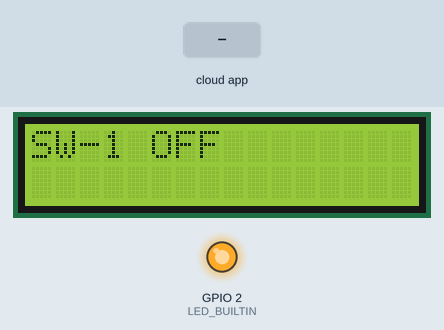
Recording of a sketch running on a simulated ESP8266 (NodeMCU). Shown: 16×2 character LCD, output pins drawn as LEDs (lit = HIGH, except the on-board LED, lit = LOW). The inputs (shaded band) are chosen by the test bench. WiFi joins after 1.5 s; servers stay silent unless stated; the Firebase database answers and starts empty.

Above: at 8.34 s.
9.4 s: the phone or cloud app sets SW-1 to 1
At 11.4 s:
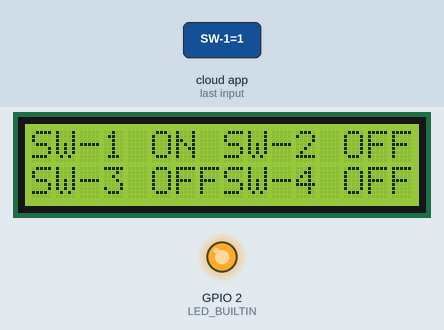
12.5 s: the phone or cloud app sets SW-2 to 1
At 13.6 s:
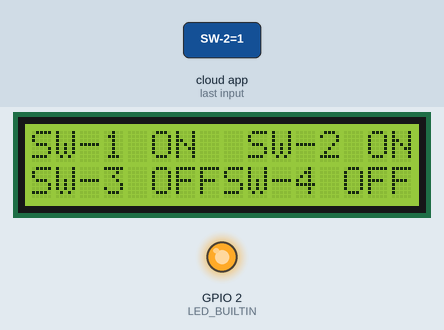
15.5 s: the phone or cloud app sets SW-3 to 1
At 17.0 s:
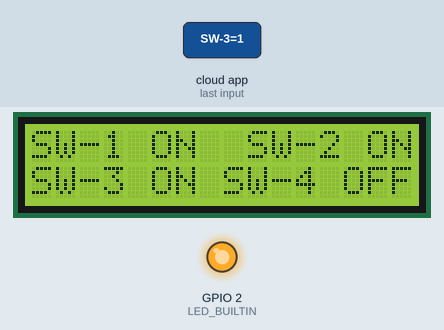
18.7 s: the phone or cloud app sets SW-4 to 1
At 19.3 s:
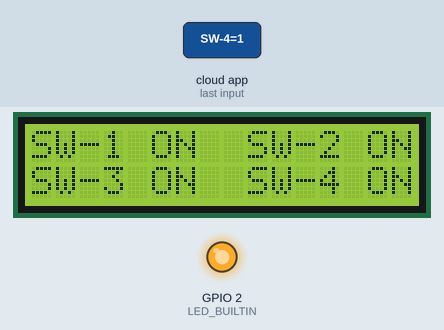
21.9 s: the phone or cloud app sets SW-1 to 0
At 23.8 s:
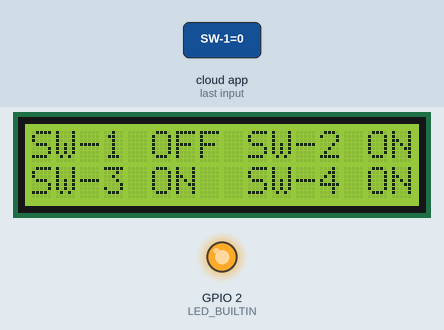
25.1 s: the phone or cloud app sets SW-2 to 0
At 26.1 s:
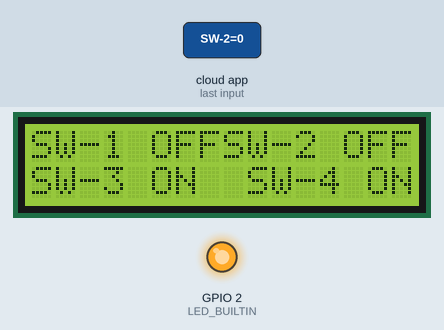
Timing chart, 0 to 28.1 s (numbered marks = the images above; inputs shaded):
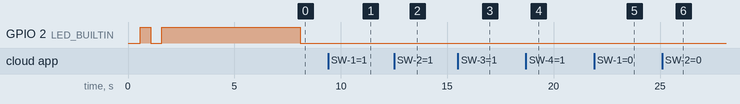

Measured:
- after the input at 9.4 s, the display: first differs from a run without the input after 1.1 s (image 1 shows a later state)
- after the input at 12.5 s, the display: first differs from a run without the input after 0.46 s (image 2 shows a later state)
- after the input at 15.5 s, the display: first differs from a run without the input after 1.0 s (image 3 shows a later state)
- after the input at 18.7 s, the display: first differs from a run without the input after 0.24 s (image 4)
- after the input at 21.9 s, the display: first differs from a run without the input after 1.1 s (image 5 shows a later state)
- after the input at 25.1 s, the display: first differs from a run without the input after 0.32 s (image 6 shows a later state)
- what the display in image 1 shows lasts 0.5 s, from 11.0 s to 11.5 s

The sketch:

FirebaseConnect.ino
```cpp
#include <ESP8266WiFi.h>
#include <FirebaseArduino.h>
#include <LiquidCrystal_I2C.h>
#include <Wire.h>

#define FIREBASE_HOST "database-001-43e9a.firebaseio.com"
#define FIREBASE_AUTH "GgUHdhrDLstPgYTweOXGMr8ICpNuXMiNsoGGcEkA"
#define WIFI_SSID "lol"
#define WIFI_PASSWORD "021732273"
LiquidCrystal_I2C lcd(0x3F, 16, 2);

void setup() {
    lcd.begin();
    lcd.backlight();
    pinMode(LED_BUILTIN, OUTPUT);
    WiFi.begin(WIFI_SSID, WIFI_PASSWORD);
    lcd.print("Connecting");
    while (WiFi.status() != WL_CONNECTED) {
        lcd.print(".");
        digitalWrite(LED_BUILTIN, LOW);
        delay(500);
        digitalWrite(LED_BUILTIN, HIGH);
        delay(500);
    }
    delay(1000);
    lcd.clear();
    lcd.setCursor(0, 0);
    lcd.print("IP Address");
    lcd.setCursor(0, 1);
    lcd.print(WiFi.localIP());
    delay(5000);
    lcd.clear();
    digitalWrite(LED_BUILTIN, LOW);
    Firebase.begin(FIREBASE_HOST, FIREBASE_AUTH);
}
void loop() {
    if(Firebase.getBool("Controllers/SW-1") == true){
        lcd.setCursor(0, 0);
        lcd.print("SW-1 ON");
    }else{
        lcd.setCursor(0, 0);
        lcd.print("SW-1 OFF");
    }
    if(Firebase.getBool("Controllers/SW-2") == true){
        lcd.setCursor(9, 0);
        lcd.print("SW-2 ON");
    }else{
        lcd.setCursor(8, 0);
        lcd.print("SW-2 OFF");
    }
    if(Firebase.getBool("Controllers/SW-3") == true){
        lcd.setCursor(0, 1);
        lcd.print("SW-3 ON");
    }else{
        lcd.setCursor(0, 1);
        lcd.print("SW-3 OFF");
    }
    if(Firebase.getBool("Controllers/SW-4") == true){
        lcd.setCursor(9, 1);
        lcd.print("SW-4 ON");
    }else{
        lcd.setCursor(8, 1);
        lcd.print("SW-4 OFF");
    }
    delay(500);
    lcd.clear();
}
```
